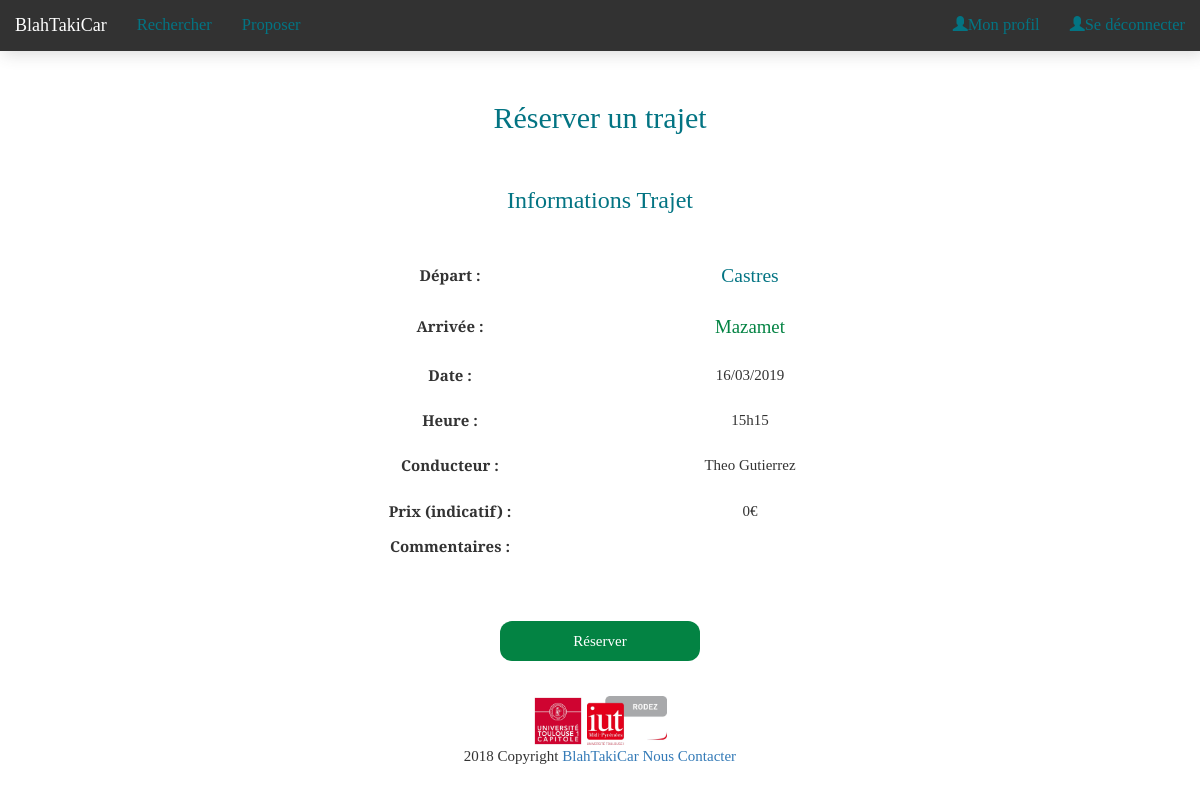
The app's page /trajets/trajetViewReservation.php?&id=4 (signed in) with its own data.
### tables this page shows
CREATE TABLE `trajet` (
  `idTrajet` int(5) NOT NULL,
  `villeDep` varchar(25) NOT NULL,
  `villeEtape` text,
  `villeArr` varchar(25) NOT NULL,
  `heureDep` varchar(5) NOT NULL,
  `dateDep` date NOT NULL,
  `nbPassagers` int(2) NOT NULL,
  `prix` int(2) DEFAULT '0',
  `immaVoiture` char(9) DEFAULT NULL,
  `idConducteur` varchar(70) NOT NULL,
  `idPassagers` text,
  `plein` tinyint(1) NOT NULL,
  `commentaires` text
);

### trajets/trajetModel.php (called while the page is built, shortened)
<?php
function getTrajetById($pdo, $idTrajet) {
    try{
        $sql = "SELECT * FROM trajet WHERE idTrajet = :idTrajet";
        $requete = $pdo->prepare($sql);
        $requete->execute([':idTrajet'=>$idTrajet]);
        $result = $requete->fetch(PDO::FETCH_ASSOC);
        return $result;
    }catch (PDOException $e) {
        $e->getMessage();
    }
}

### trajets/trajetController.php (called while the page is built, shortened)
<?php
require_once "trajetModel.php";
require_once "../utilities/input.php";
$action = get('action') ?: 'defaultAction';
$action(getPDO());
function defaultAction($pdo) {
    if($_SERVER['PHP_SELF'] == "/blahMVCv1.1/trajets/trajetViewReservation.php"){
        $idTrajet = get('id');
        $result = getTrajetById($pdo, $idTrajet);
    }
    return null;
}

### utilities/input.php (called while the page is built, shortened)
<?php
function get($name) {
    return isset($_GET[$name]) ? $_GET[$name] : null;
}
function formatDate($date) {
    $dateFormat = explode('-', $date);
    return $dateFormat[2].'/'.$dateFormat[1].'/'.$dateFormat[0];
}
function affichePrenomNom($mailUtilisateur) {
    $nomUser = explode('@', $mailUtilisateur);
    $nomUser = explode('.', $nomUser[0]);
    return ucfirst($nomUser[0]).' '.ucfirst($nomUser[1]);
}
?>

### trajets/trajetViewReservation.php (the view, shortened to what this page needs)
<?php
require_once "../utilities/header.php";
require_once "../utilities/Input.php";
?>
<div class="container hautPage">
    <div class="row cadre">
        <div class="col-lg-12">
            <h2 class="titrePartie">Réserver un trajet</h2>
        </div>
    </div>
    <?php require_once "trajetController.php";?>
    <div class="row cadre">
        <div class="col-lg-12">
            <h3 class="titrePartie">Informations Trajet</h3>
        </div>
        <div class="col-lg-2"></div>
        <div class="col-lg-8">
            <table class="tableReservation">
                <tbody>
                <?php if(isset($result['villeDep']) && isset($result['villeArr']) && isset($result['dateDep'])
                         && isset($result['heureDep']) && isset($result['idConducteur'])) { ?>
                    <tr>
                        <th class="ligneReservation">Départ : </th>
                        <td class="afficheVille ligneReservation"><?php echo $result['villeDep']; ?></td>
                    </tr>
                    <tr>
                        <th class="ligneReservation">Arrivée : </th>
                        <td class="afficheVilleArr ligneReservation"><?php echo $result['villeArr']; ?></td>
                    </tr>
                    <tr>
                        <th class="ligneReservation">Date : </th>
                        <td class="ligneReservation"><?php echo formatDate($result['dateDep']); ?></td>
                    </tr>
                    <tr>
                        <th class="ligneReservation">Heure : </th>
                        <td class="ligneReservation"><?php echo $result['heureDep']; ?></td>
                    </tr>
                    <tr>
                        <th class="ligneReservation">Conducteur :</th>
                        <td class="ligneReservation"><?php echo affichePrenomNom($result['idConducteur']); ?></td>
                    </tr>
                    <tr>
                        <th class="ligneReservation">Prix (indicatif) :</th>
                        <td class="ligneReservation"><?php echo $result['prix'].'€'; ?></td>
                    </tr>
                    <tr>
                        <th class="ligneReservation">Commentaires :</th>
                        <td class="ligneReservation"><?php echo $result['commentaires']; ?></td>
                    </tr>
                <?php } ?>
                </tbody>
            </table>
        </div>
        <div class="col-lg-2"></div>
    </div>
    <br>
    <div class="row cadre">
        <div class="col-lg-12">
            <form action="trajetViewReservation.php?&action=reserver" method="post">
                <button class="bouton positionBtn" type="submit">Réserver</button>
            </form>
        </div>
    </div>
</div>
<?php require_once "../utilities/footer2.php" ?>

### public/style/style.css (style rules this page uses)
* { font-family: 'Bitter'; font-size: 15px; }
body { background-color: rgb(255, 255, 255) !important; overflow-x : hidden; }
.cadre { text-align:center; }
.hautPage { margin-top:50px; }
.titrePartie { color : #037483; padding-top: 1%; padding-bottom: 1%; }
.bouton { width : 200px; height: 40px; border-radius:12px; background: #038343; border:none; color:#fff; }
.positionBtn { margin : 3%; }
.afficheVille { font-size: 130%; color: #037483; }
.afficheVilleArr { font-size: 125%; color: #038343; }
table.tableReservation { border: none; margin: 2% 10% 1% 10%; }
table.tableReservation td { padding: 2% 1%; }
.ligneReservation { border: none!important; width : 20%; }

### records on screen
trajet: villeDep "Castres", villeArr "Mazamet", dateDep "16/03/2019", heureDep "15h15", idConducteur "Theo Gutierrez", prix "0"
